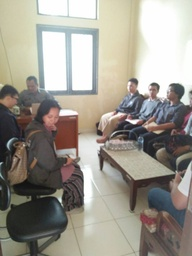
#> input picture PSBO/LKP3/6317950.jpg, 192 x 256 px, shrunk from 1108 x 1477 before the run, given in place of LennaInput.jpg, which was not available
$ python 'LKP5_Arya Pramuja.py'   (Python 2 division)
#> lines starting #> are read from the running program, lines starting #| are printed output that depends on the picture; pictures that were not available may be replaced by others from this repository, and a replacement may not be noted
import cv2
import numpy

inputImage = cv2.imread("LennaInput.jpg")
#> inputImage is the input picture: shape (256, 192, 3); mean B, G, R 143.2, 152.6, 157
expectedOutput = cv2.imread("LennaOutput.jpg")
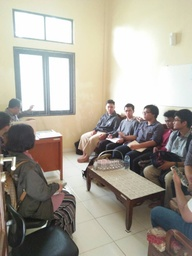
#> input picture PSBO/LKP3/6317954.jpg, 192 x 256 px, shrunk from 1108 x 1477 before the run, given in place of LennaOutput.jpg, which was not available
#> expectedOutput is the input picture: shape (256, 192, 3); mean B, G, R 151.9, 162.9, 168.2
#> the answer given: 3
cv2.imshow("Input", inputImage)

def medianBlur(image, kernelLength):
#> called with kernelLength = 3
	row, col, ch = image.shape
#> row = 256; col = 192; ch = 3
	output = numpy.zeros((row,col,ch), numpy.uint8)
	kernel = numpy.zeros((kernelLength*kernelLength))
	for x in range(kernelLength//2, row-kernelLength//2):
		for y in range(kernelLength//2, col-kernelLength//2):
			for i in range(kernelLength):
				for j in range(kernelLength):
					kernel[i*kernelLength+j] = image[x-i][y-j][0]
			kernel.sort()
			for c in range (ch):
				output[x][y][c] = kernel[kernelLength*kernelLength/2]
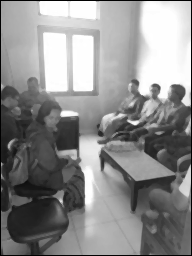
#> output: shape (256, 192, 3); min 0, max 255, mean 140.5
#> after the loop, kernel = [114, 114, 115, 115, 115, 115, 116, 116, 117]
#> the answer given: 3
	return output

def lowPass(image, kernelLength):
#> called with kernelLength = 3
	row, col, ch = image.shape
#> row = 256; col = 192; ch = 3
	output = numpy.zeros((row,col,ch), numpy.uint8)
	kernel = 0
	for x in range(kernelLength//2, row-kernelLength//2):
		for y in range(kernelLength//2, col-kernelLength//2):
			for i in range(kernelLength):
				for j in range(kernelLength):
					kernel += image[x-i][y-j][0]
			for c in range (ch):
				output[x][y][c] = kernel/(kernelLength*kernelLength)
			kernel = 0
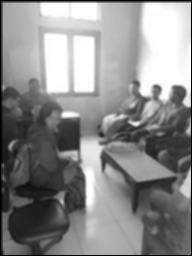
#> output: shape (256, 192, 3); min 0, max 255, mean 138.7
	return output

inputKernel = int(raw_input())
medianBlurOutput = medianBlur(inputImage, inputKernel)
inputKernel = int(raw_input())
lowPassOutput = lowPass(medianBlurOutput, inputKernel)

cv2.imshow("MedianBlur Output", medianBlurOutput)
cv2.imshow("LowPass Output", lowPassOutput)
cv2.imshow("Expected Output", expectedOutput)
cv2.waitKey(0)
